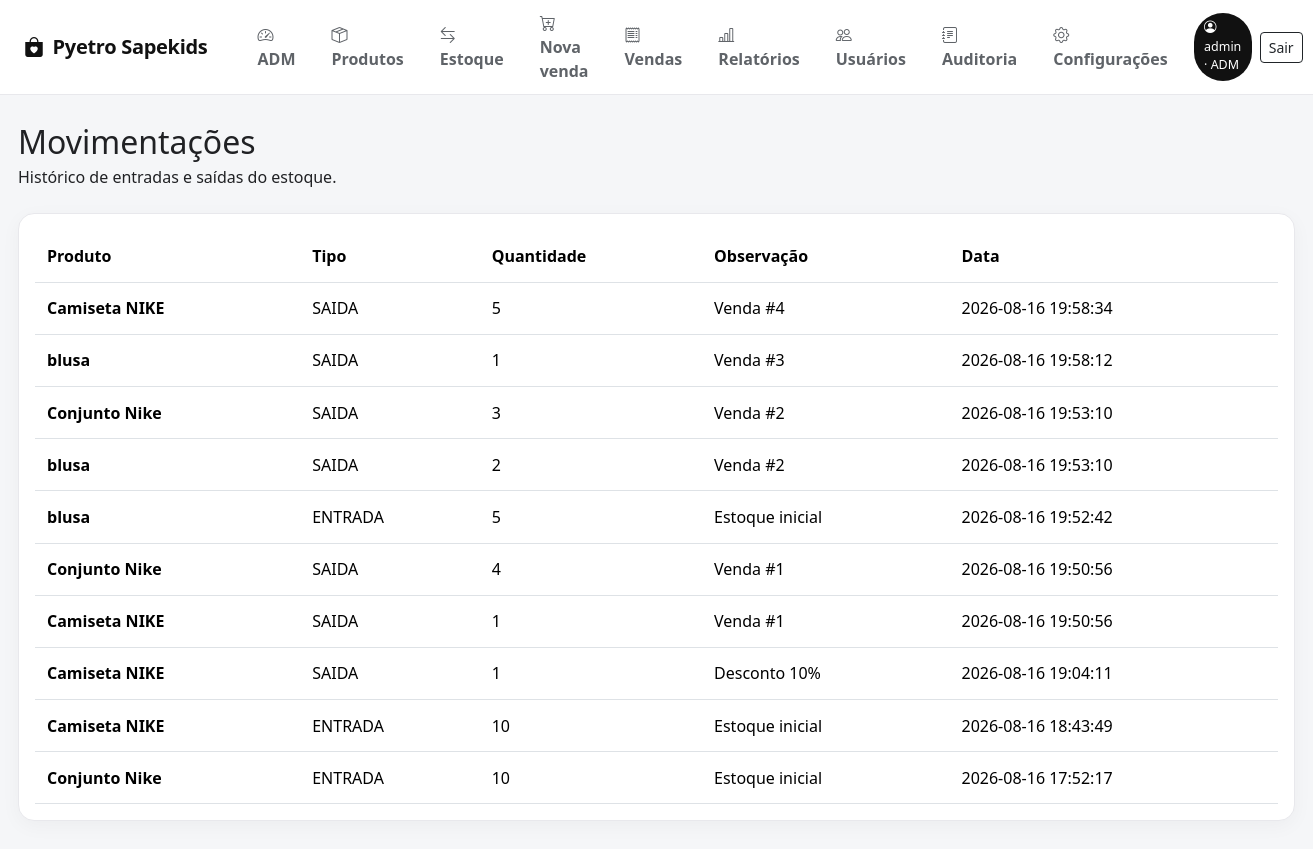
Screenshot of /movements (signed in) with the database file from the repository.
### tables this page shows
CREATE TABLE movements (
        id INTEGER PRIMARY KEY AUTOINCREMENT,
        product_id INTEGER NOT NULL,
        type TEXT NOT NULL,
        quantity INTEGER NOT NULL,
        note TEXT,
        created_at TEXT NOT NULL,
        FOREIGN KEY(product_id) REFERENCES products(id)
    );

CREATE TABLE products (
        id INTEGER PRIMARY KEY AUTOINCREMENT,
        name TEXT NOT NULL,
        category TEXT NOT NULL,
        brand TEXT,
        color TEXT,
        size TEXT,
        price REAL NOT NULL DEFAULT 0,
        stock INTEGER NOT NULL DEFAULT 0,
        min_stock INTEGER NOT NULL DEFAULT 0,
        created_at TEXT NOT NULL
    );

### app.py (the view)
@app.route("/movements")
@login_required
def movements():
    conn = db()
    rows = conn.execute("""
        SELECT m.*, p.name
        FROM movements m
        JOIN products p ON p.id = m.product_id
        ORDER BY m.id DESC
    """).fetchall()
    conn.close()
    return render_template(
        "movements.html",
        movements=rows
    )

### app.py (called while the page is built, shortened)
def db():
    conn = sqlite3.connect(DB)
    conn.row_factory = sqlite3.Row
    return DBWrapper(conn, postgres=False)

def login_required(fn):
    @wraps(fn)
    def wrapper(*args, **kwargs):
        if "user_id" not in session:
            return redirect(url_for("login"))
        return fn(*args, **kwargs)
    return wrapper

@app.context_processor
def inject_user_context():
    return {
        "current_username": session.get("username", ""),
        "current_role": session.get("role", "operator"),
        "is_admin": session.get("role") == "admin",
    }

    def _sql(self, sql):
        if self.postgres:
            return sql.replace("?", "%s")
        return sql

    def execute(self, sql, params=None):
        return self._conn.execute(self._sql(sql), params or ())

    def close(self):
        return self._conn.close()

### templates/movements.html (shortened to what this page needs)
{% extends "base.html" %}
{% block content %}
<div class="mb-4"><h1 class="page-title h2 mb-1">Movimentações</h1><div class="page-subtitle">Histórico de entradas e saídas do estoque.</div></div>
<div class="card p-3"><div class="table-responsive"><table class="table table-hover mb-0"><thead><tr><th>Produto</th><th>Tipo</th><th>Quantidade</th><th>Observação</th><th>Data</th></tr></thead><tbody>
{% for m in movements %}<tr><td class="fw-semibold">{{ m.name }}</td><td><span class="badge-soft {% if m.type == 'ENTRADA' %}badge-entry{% else %}badge-exit{% endif %}">{{ m.type }}</span></td><td>{{ m.quantity }}</td><td>{{ m.note or '-' }}</td><td>{{ m.created_at }}</td></tr>
{% else %}<tr><td colspan="5"><div class="empty-state"><i class="bi bi-arrow-left-right fs-2 d-block mb-2"></i>Nenhuma movimentação registrada.</div></td></tr>{% endfor %}
</tbody></table></div></div>
{% endblock %}

### templates/base.html (style rules this page uses)
:root { --brand:#171717;--bg:#f5f6f8;--border:#e8e8ec }
body { background:var(--bg);color:#202124 }
.card { border:1px solid var(--border);border-radius:16px;box-shadow:0 5px 20px rgba(20,20,20,.04) }
.table>:not(caption)>*>* { padding:.85rem .75rem }

### rows the page displays
movements: name "Camiseta NIKE", type "SAIDA", quantity "5", note "Venda #4", created_at "2026-08-16 19:58:34"
movements: name "blusa", type "SAIDA", quantity "1", note "Venda #3", created_at "2026-08-16 19:58:12"
movements: name "Conjunto Nike", type "SAIDA", quantity "3", note "Venda #2", created_at "2026-08-16 19:53:10"
movements: name "blusa", type "SAIDA", quantity "2", note "Venda #2", created_at "2026-08-16 19:53:10"
movements: name "blusa", type "ENTRADA", quantity "5", note "Estoque inicial", created_at "2026-08-16 19:52:42"
movements: name "Conjunto Nike", type "SAIDA", quantity "4", note "Venda #1", created_at "2026-08-16 19:50:56"
movements: name "Camiseta NIKE", type "SAIDA", quantity "1", note "Venda #1", created_at "2026-08-16 19:50:56"
movements: name "Camiseta NIKE", type "SAIDA", quantity "1", note "Desconto 10%", created_at "2026-08-16 19:04:11"
movements: name "Camiseta NIKE", type "ENTRADA", quantity "10", note "Estoque inicial", created_at "2026-08-16 18:43:49"
movements: name "Conjunto Nike", type "ENTRADA", quantity "10", note "Estoque inicial", created_at "2026-08-16 17:52:17"

### other values shown
{{ current_username }} "admin"
{{ 'ADM' if is_admin else 'Operador' }} "ADM"
